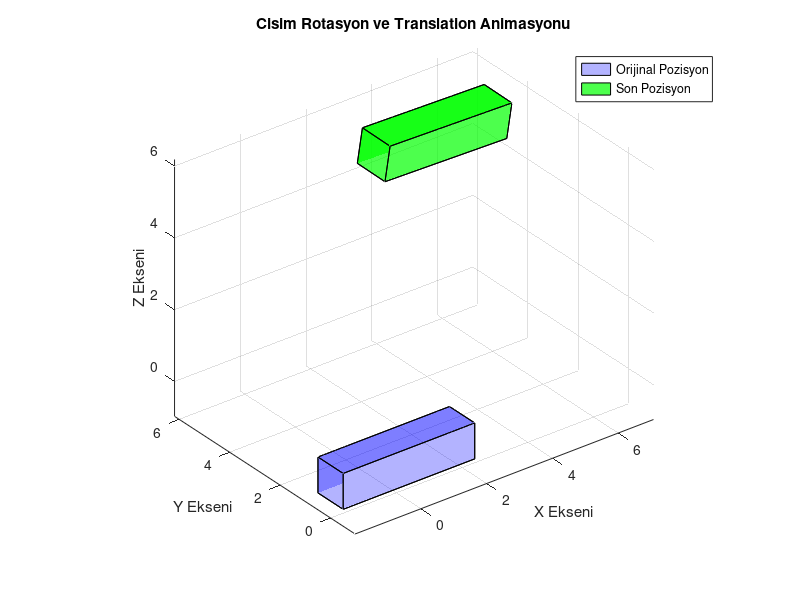

The MATLAB script that drew this image:
clc;
clear;
close all;

% Kullanıcıdan Euler açılarını (roll, pitch, yaw) derece olarak al
roll = input('Roll açısını (x ekseni etrafında) derece olarak girin: ');
pitch = input('Pitch açısını (y ekseni etrafında) derece olarak girin: ');
yaw = input('Yaw açısını (z ekseni etrafında) derece olarak girin: ');

% Kullanıcıdan translation (yer değiştirme) vektörünü al
tx = input('X yönündeki yer değiştirme miktarını girin: ');
ty = input('Y yönündeki yer değiştirme miktarını girin: ');
tz = input('Z yönündeki yer değiştirme miktarını girin: ');

% Translation vektörünü tanımla
T_final = [tx, ty, tz];

% Dereceleri radyana çevir
roll = deg2rad(roll);
pitch = deg2rad(pitch);
yaw = deg2rad(yaw);

% Dikdörtgen prizmanın köşe noktalarını tanımla (orijinal pozisyon)
L = 2; W = 0.5; H = 0.5; % Prizmanın boyutları (uzunluk, genişlik, yükseklik)
vertices = [-L, -W, -H;
            L, -W, -H;
            L, W, -H;
            -L, W, -H;
            -L, -W, H;
            L, -W, H;
            L, W, H;
            -L, W, H];

% Prizmanın yüzlerini tanımla
faces = [1, 2, 6, 5;  % Alt yüzey
         2, 3, 7, 6;  % Sağ yüzey
         3, 4, 8, 7;  % Üst yüzey
         4, 1, 5, 8;  % Sol yüzey
         1, 2, 3, 4;  % Alt taban
         5, 6, 7, 8]; % Üst taban

% Animasyon için adımlar
num_steps = 100; % Animasyon adım sayısı
T_step = T_final / num_steps; % Translation adımları

% Başlangıç pozisyonunu çiz
figure;
hold on;
patch('Vertices', vertices, 'Faces', faces, ...
      'FaceColor', 'blue', 'FaceAlpha', 0.3, 'EdgeColor', 'black');
grid on;
axis equal;
xlabel('X Ekseni');
ylabel('Y Ekseni');
zlabel('Z Ekseni');
view(3); % 3D görünüm
title('Cisim Rotasyon ve Translation Animasyonu');

% Animasyon: Adım adım döndürme ve öteleme
current_vertices = vertices;
for step = 1:num_steps
    % Adım adım Euler açılarından rotasyon matrisleri hesapla
    current_roll = roll * (step / num_steps);
    current_pitch = pitch * (step / num_steps);
    current_yaw = yaw * (step / num_steps);

    % Rotasyon matrislerini oluştur
    Rx = [1, 0, 0;
          0, cos(current_roll), -sin(current_roll);
          0, sin(current_roll), cos(current_roll)];
    Ry = [cos(current_pitch), 0, sin(current_pitch);
          0, 1, 0;
         -sin(current_pitch), 0, cos(current_pitch)];
    Rz = [cos(current_yaw), -sin(current_yaw), 0;
          sin(current_yaw), cos(current_yaw), 0;
          0, 0, 1];
    
    % Toplam rotasyon matrisi
    R = Rz * Ry * Rx;
    
    % Rotasyonu uygula
    rotated_vertices = (R * current_vertices')';
    
    % Translation uygula (kademeli)
    translated_vertices = rotated_vertices + step * T_step;
    
    % Güncel pozisyonu çiz
    h = patch('Vertices', translated_vertices, 'Faces', faces, ...
              'FaceColor', 'red', 'FaceAlpha', 0.5, 'EdgeColor', 'black');
    
    % Çizim güncelle ve kısa bir bekleme
    drawnow;
    pause(0.02);
    
    % Bir önceki frame'i sil
    delete(h);
end

% Son pozisyonu çiz
patch('Vertices', translated_vertices, 'Faces', faces, ...
      'FaceColor', 'green', 'FaceAlpha', 0.7, 'EdgeColor', 'black');
legend({'Orijinal Pozisyon', 'Son Pozisyon'}, 'Location', 'best');
hold off;
